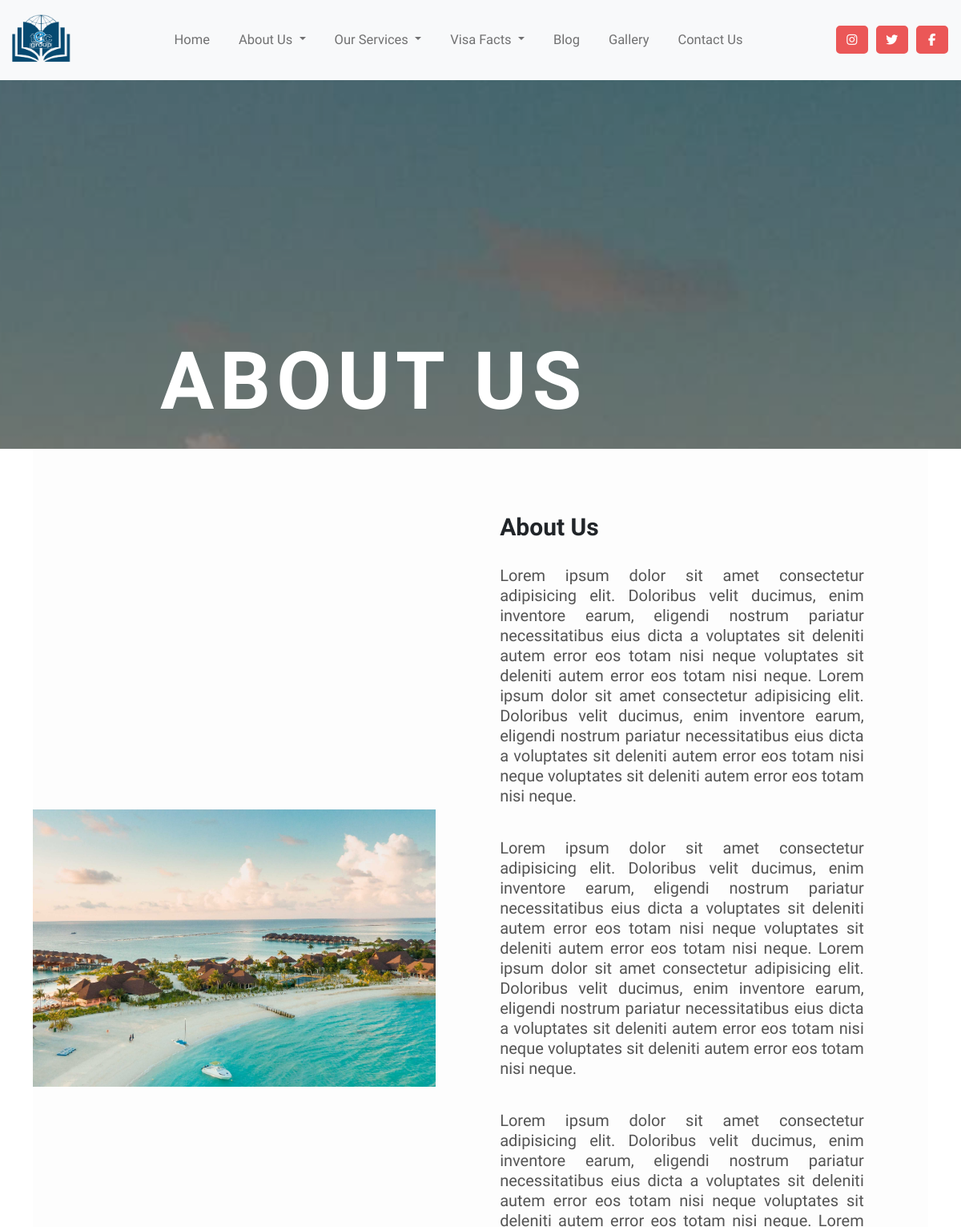
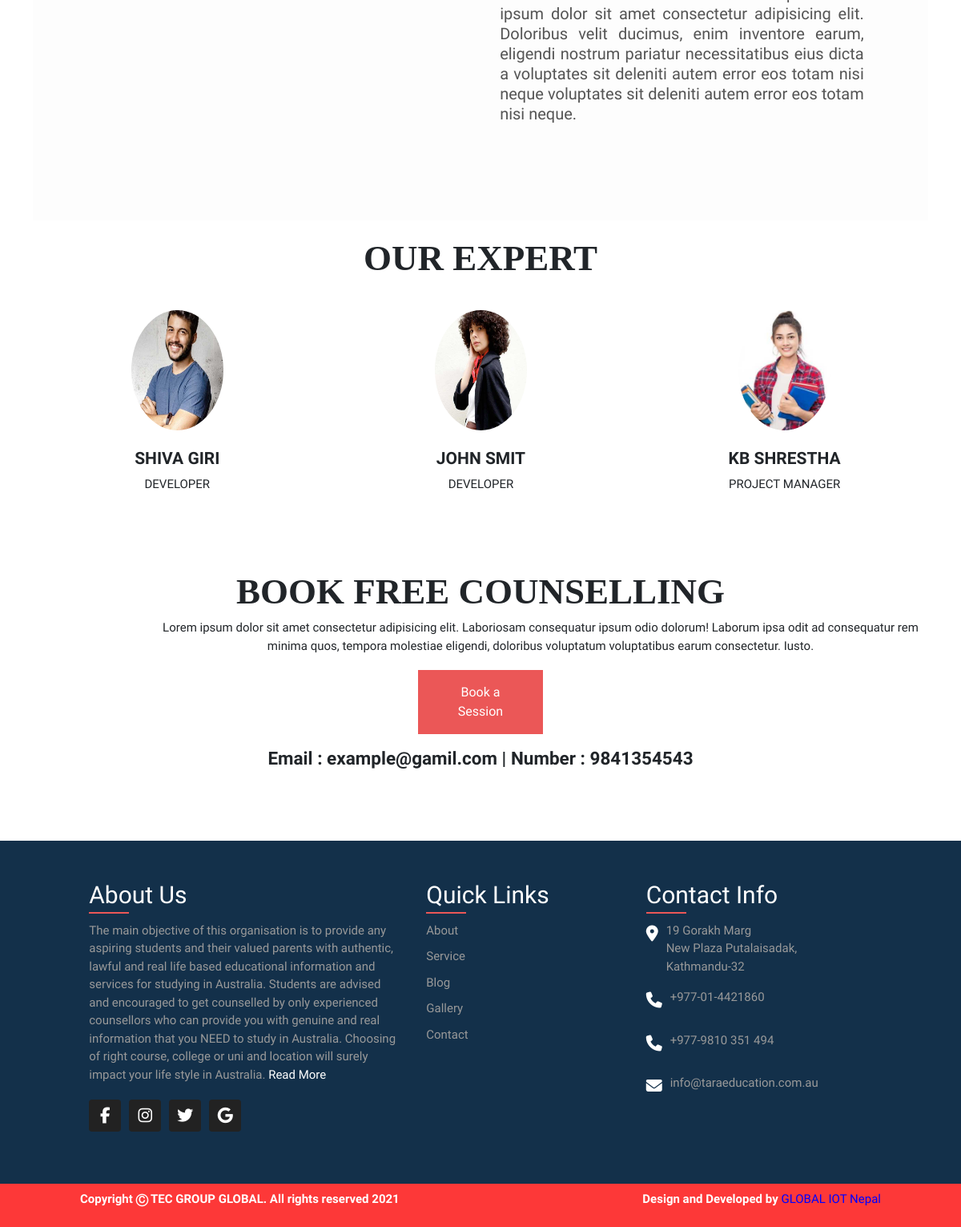
The page /about/ on the database its author committed (2 pictures, top to bottom).
### indexabout/models.py (models this page shows, shortened)
class AboutCompany(models.Model):
    about_title = models.CharField(max_length=200)
    hero_img = models.ImageField(upload_to='photos/%Y/%m/%d')
    about_img = models.ImageField(upload_to='photos/%Y/%m/%d')
    seo_tag = models.CharField(max_length=100)
    about_description = models.TextField()
    about_description_sub = models.TextField()
    about_description_sub_I = models.TextField()

### meetteam/models.py (models this page shows, shortened)
class AboutTeam(models.Model):
    profile_photo = models.ImageField(upload_to='photos/%Y/%m/%d')
    hover_profile_photo = models.ImageField(upload_to='photos/%Y/%m/%d')
    name = models.CharField(max_length=200)
    job_title = models.CharField(max_length=200)
    job_descriptions = models.TextField(blank=False)
    is_published = models.BooleanField(default=True)

### indexabout/views.py (the view)
# urls.py: path('about/', include('indexabout.urls')),
def about(request):
    aboutcompany = AboutCompany.objects.first
    aboutteam = AboutTeam.objects.all()
    message = Message.objects.all()
    context = {
        'aboutcompany': aboutcompany,
        'aboutteam': aboutteam,
        'message': message
    }
    return render(request, 'pages/aboutcompany.html', context)

### pages/context_processors.py (called while the page is built)
def message_context_processor(request):
    message = Message.objects.all()
    visas = VisaDetail.objects.all()
    service = Service.objects.all()
    context = {
        "message": message,
        "visas": visas,
        "service": service
    }
    return context

### templates/pages/aboutcompany.html (shortened to what this page needs)
{% extends 'base.html' %}
{% load static %}
{% block css %}
<link rel="stylesheet" href="{% static 'css/about.style.css' %}">
{% endblock %}
{% block content %}
<div class="about-panel">
    <div class="hero-image"
    style="background: url('{{aboutcompany.hero_img.url}}'); background-position: center center;
    background-repeat: no-repeat;
    background-attachment:fixed;
    background-size: cover;
    height:70vh;
    filter: brightness(55%);"
    > </div>
    <h1 class="hero-img-title">About Us</h1>
</div>
<section>
<div class="about-company">
    <div class="container">
        <div class="about-section" style="
        overflow: hidden;
        background: url('{{aboutcompany.hero_img.url}}') no-repeat left;
        background-size: 55%;
        background-color: #fdfdfd;
    " >
            <div class="inner-container">
                <h1>{{aboutcompany.about_title}}</h1>
                <p class="text">
                  {{aboutcompany.about_description}}
                </p>
                <p class="text">
                  {{aboutcompany.about_description_sub}}
                </p>
                <p class="text">
                  {{aboutcompany.about_description_sub_I}}
                </p>
            </div>
        </div>
    </div>
</div>
<div class="about-experts id="bg-color">
<div class="container">
    <div class="expert-title">
      <h1 class="expert-title">Our Expert</h1>
    </div>
    <div class="row owl-carousel">
      {% for AboutTeam in aboutteam %}
      <div class="col">
        <img src="{{AboutTeam.profile_photo.url}}" alt="Users Photo" class="about-img" id="img14" style="visibility:visible">
        <p class="users-name">{{AboutTeam.name}}</p>
        <p class="job-title">{{AboutTeam.job_title}}</p>
      </div>
      {% endfor %}
    </div>
  </div>
</div>
<div class="counselling">
<div class="container">
  <div class="row">
    <div class="col-sm">
      <h1 class="book-free-counselling">
        Book Free Counselling
      </h1>
      <p class="counselling-description">Lorem ipsum dolor sit amet consectetur adipisicing elit. Laboriosam consequatur ipsum odio dolorum! Laborum ipsa odit ad consequatur rem minima quos, tempora molestiae eligendi, doloribus voluptatum voluptatibus earum consectetur. Iusto.</p>
      <a href=""><button class="book-a-session">Book a Session</button></a>
      <p class="email-num-details">Email : example@gamil.com | Number : 9841354543</p>
    </div>
  </div>
</div>
</div>
</section>
{% endblock %}

### AU/static/css/navFooter.css (style rules this page uses)
html, body { font-family: "Raleway"; font-size: 15px; line-height: 1.5; box-sizing: border-box; margin: 0; left: 0; top: 0; }
a { text-decoration: none; color: rgba(43, 54, 69, 0.7); font-weight: 500; }

### AU/static/css/about.style.css (style rules this page uses)
.about-panel { position: relative; }
.hero-img-title { position: absolute; margin-top: -144px; color: white; font-size: 100px; margin-left: 200px; font-weight: bold; text-transform: uppercase; letter-spacing: 7px; }
.inner-container { width: 55%; float: right; background-color: #fdfdfd; padding-top: 50px; padding-left: 30px; padding-bottom: 40px; overflow: hidden; }
.inner-container h1 { margin-bottom: 30px; font-size: 30px; font-weight: 900; }
.text { font-size: 20px; color: #545454; line-height: 25px; text-align: justify; margin-bottom: 40px; }
.expert-title { font-size: 3rem; text-align: center; font-family: "SeoulHangang CEB"; text-transform: uppercase; font-weight: bold; padding-top: 10px !important; padding-bottom: 10px; }
.about-img { border-radius: 50%; height: 150px; margin-left: 34%; margin-top: 10px; }
.users-name { margin-top: 20px; font-size: 1.4em; text-align: center; font-weight: bold; text-transform: uppercase; }
.job-title { margin-top: -10px; font-size: 1em; text-align: center; text-transform: uppercase; }
.owl-carousel .owl-item img { width: 32% !important; }
.counselling { padding-top: 70px; padding-bottom: 70px; }
.book-free-counselling { font-size: 3rem; text-align: center; font-family: "SeoulHangang CEB"; text-transform: uppercase; font-weight: bold; padding-top: 10px !important; padding-bottom: 20px; }
.counselling-description { text-align: center; max-width: 1000px; margin-left: 150px; font-weight: 500; margin-top: -20px; }
.book-a-session { background-color: #eb5757; border: none; color: white; padding: 16px 32px; text-align: center; text-decoration: none; display: inline-block; font-size: 16px; margin: 4px 43%; transition-duration: 0.4s; position: relative; cursor: pointer; }
.email-num-details { position: relative; text-align: center; margin-top: 10px; font-size: 1.5rem; font-weight: bold; }
@media screen and (max-width: 1200px) { .inner-container { padding: 80px; } }

### rows shown on the page
AboutCompany: hero_img (picture), about_title "About Us", about_description "Lorem ipsum dolor sit amet consectetur adipisicing elit. Doloribus velit ducimus, enim inventore earum, eligendi nostrum pariatur necessitatibus eius dicta a voluptates sit deleniti autem error eos totam nisi neque voluptates sit deleniti autem error eos totam nisi neque. Lorem ipsum dolor sit amet consectetur adipisicing elit. Doloribus velit ducimus, enim inventore earum, eligendi nostrum pariatur necessitatibus eius dicta a voluptates sit deleniti autem error eos totam nisi neque voluptates sit deleniti autem error eos totam nisi neque.", about_description_sub "Lorem ipsum dolor sit amet consectetur adipisicing elit. Doloribus velit ducimus, enim inventore earum, eligendi nostrum pariatur necessitatibus eius dicta a voluptates sit deleniti autem error eos totam nisi neque voluptates sit deleniti autem error eos totam nisi neque. Lorem ipsum dolor sit amet consectetur adipisicing elit. Doloribus velit ducimus, enim inventore earum, eligendi nostrum pariatur necessitatibus eius dicta a voluptates sit deleniti autem error eos totam nisi neque voluptates sit deleniti autem error eos totam nisi neque.", about_description_sub_I "Lorem ipsum dolor sit amet consectetur adipisicing elit. Doloribus velit ducimus, enim inventore earum, eligendi nostrum pariatur necessitatibus eius dicta a voluptates sit deleniti autem error eos totam nisi neque voluptates sit deleniti autem error eos totam nisi neque. Lorem ipsum dolor sit amet consectetur adipisicing elit. Doloribus velit ducimus, enim inventore earum, eligendi nostrum pariatur necessitatibus eius dicta a voluptates sit deleniti autem error eos totam nisi neque voluptates sit deleniti autem error eos totam nisi neque."
AboutTeam: profile_photo (picture), name "SHIVA GIRI", job_title "DEVELOPER"
AboutTeam: profile_photo (picture), name "JOHN SMIT", job_title "DEVELOPER"
AboutTeam: profile_photo (picture), name "KB SHRESTHA", job_title "PROJECT MANAGER"
